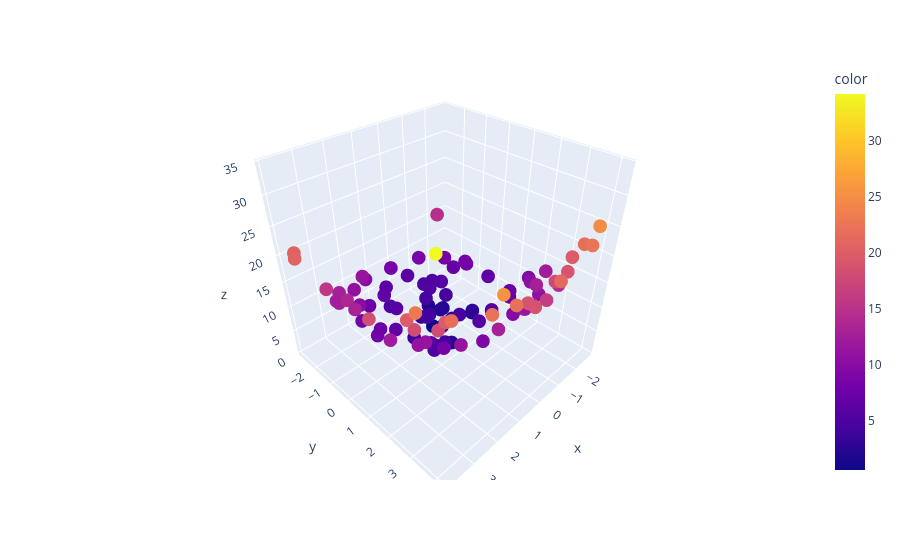

This figure's notebook cell:
### Code cell
import plotly.express as px
fig = px.scatter_3d(x=x.ravel(), y=y.ravel(), z=z.ravel(), color=z.ravel())

fig.show()
